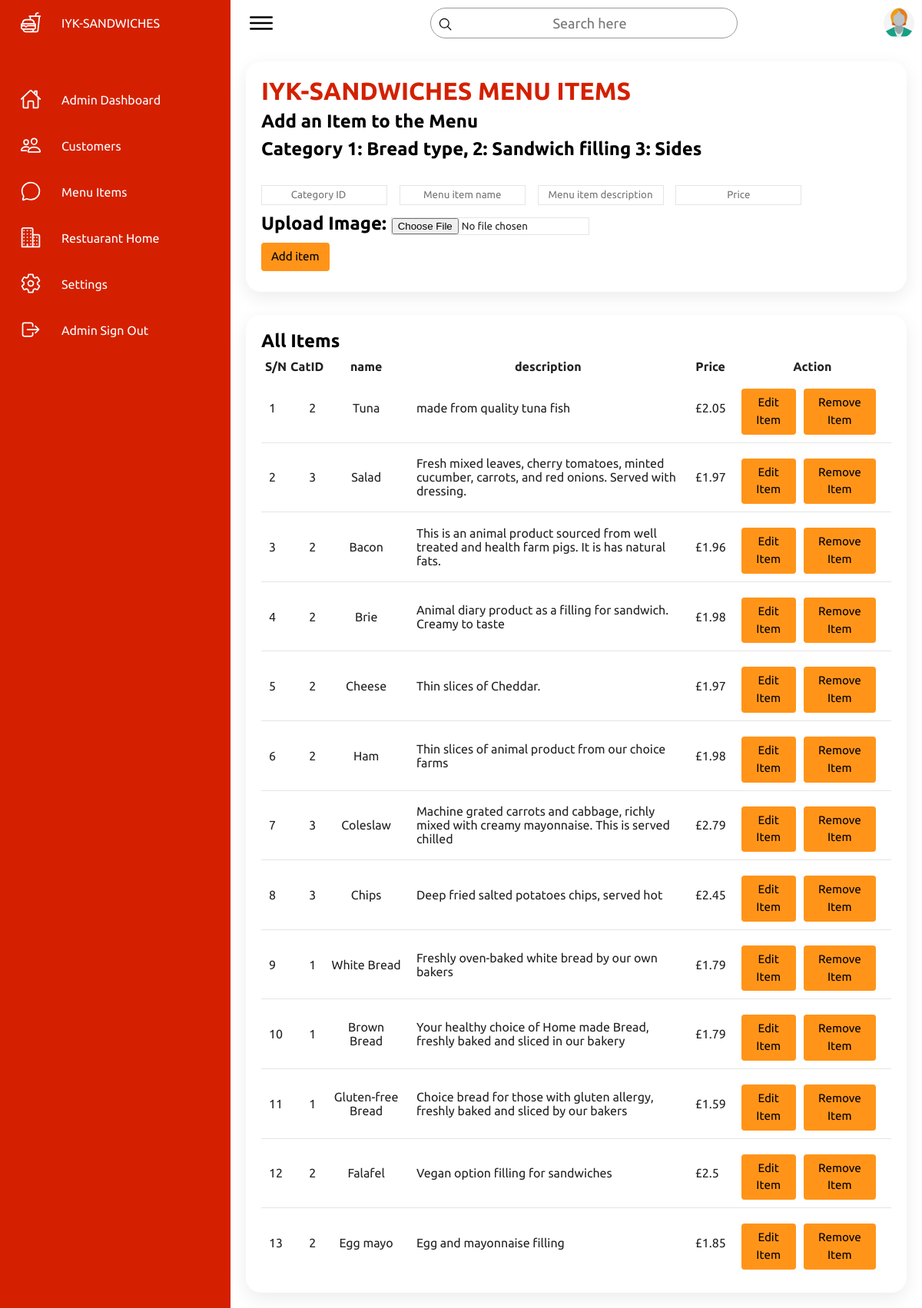
/admin/items (signed in), run on the app's committed database.
### tables this page shows
CREATE TABLE MenuItems (
    itemID INTEGER,
    catID INTEGER NOT NULL,
    name TEXT NOT NULL,
    description TEXT,
    price REAL, image_path TEXT,
    PRIMARY KEY(itemID),
    FOREIGN KEY(catID) REFERENCES Category(catID)
);

### app.py (the view)
@app.route("/admin/items", methods=["GET", "POST"])
@login_required
def menuItems():
    if request.method == "POST":
        catID = request.form.get("catID")
        if not catID:
            return redirect("/admin/items")
        try:
            catID = int(catID)
        except ValueError:
            return redirect("/admin/items")
        if catID < 1 or catID > 3:
            return redirect("/admin/items")
        name = request.form.get("name")
        if not name:
            return redirect("/admin/items")
        description = request.form.get("description")
        if not description:
            return redirect("/admin/items")
        price = request.form.get("price")
        try:
            price = float(price)
        except ValueError:
            return redirect("/admin/items")
        if price < 0:
            return redirect("/admin/items")
        file = request.files['image']
        if file and allowed_file(file.filename):
            filename = secure_filename(file.filename)
            filepath = os.path.join(app.config['UPLOAD_FOLDER'], filename)
            file.save(filepath)
            db.execute(
            "INSERT INTO MenuItems (catID, name, description, price, image_path) VALUES (?, ?, ?, ?, ?)", catID, name, description, price, filepath)
            flash('Menu item added successfully!', 'success')
        else:
            flash('Invalid file type. Please upload an image file.', 'error')
        return redirect("/admin/items")
    else:
        data = db.execute("SELECT * FROM MenuItems")
        return render_template("/admin/items.html", data=data)

### app.py (called while the page is built)
@app.after_request
def after_request(response):
    response.headers["Cache-Control"] = "no-cache, no-store, must-revalidate"
    response.headers["Expires"] = 0
    response.headers["Pragma"] = "no-cache"
    return response

@app.context_processor
def inject_total_items():
    total_items = len(set(session.get("basket", [])))  # Count unique items in the basket
    return {"total_items": total_items}

@app.context_processor
def inject_total_items():
    total_items = len(set(session.get("basket", [])))  # Count unique items in the basket
    return {"total_items": total_items}

### helpers.py (called while the page is built)
def login_required(f):
    @wraps(f)
    def decorated_function(*args, **kwargs):
        if session.get("user_id") is None:
            return redirect("/login")
        return f(*args, **kwargs)
    return decorated_function

### templates/admin/items.html (shortened to what this page needs)
{% extends "/admin/layout.html" %}
{% block main %}
<div class="details">
    <div class="addItems">
        <div class="cardHeader">
            <h1>IYK-SANDWICHES MENU ITEMS</h1>
        </div>
        <h2>Add an Item to the Menu</h2>
        <form action="/admin/items" enctype="multipart/form-data" method="post">
            <h2>Category 1: Bread type, 2: Sandwich filling 3: Sides<h2><br>
                    <div class="item-data">
                        <span>
                            <input name="catID" autocomplete="off" autofocus placeholder="Category ID" type="number"
                                min="1" max="3" required>
                        </span>
                        <span>
                            <input name="name" autocomplete="off" placeholder="Menu item name" type="text" required>
                        </span>
                        <span>
                            <input name="description" autocomplete="off" placeholder="Menu item description" type="text"
                                required>
                        </span>
                        <span>
                            <input name="price" autocomplete="off" placeholder="Price" type="text" min="1" required>
                        </span>
                    </div>
                    <div class="item-image">
                        <label for="image">Upload Image:</label>
                        <span>
                            <input type="file" name="image" required>
                        </span>
                    </div>
                    <button type="submit">Add item</button>
        </form>
    </div>
    <div class="recentOrders">
        <h2>All Items</h2>
        <table>
            <thead>
                <tr>
                    <th>S/N</th>
                    <th>CatID</th>
                    <th>name</th>
                    <th>description</th>
                    <th>Price</th>
                    <th>Action</th>
                </tr>
            </thead>
            <tbody>
                {% if data %}
                {% for entry in data %}
                <tr>
                    <td> {{ loop.index }} </td>
                    <td> {{ entry.catID }} </td>
                    <td> {{ entry.name }} </td>
                    <td> {{ entry.description }} </td>
                    <td> £{{ entry.price}} </td>
                    <td id="align">
                        <div class="btn">
                            <form action="/admin/edit" method="post" id="control-btns">
                                <button type="submit">Edit Item</button>
                            </form>
                            <form action="/removeItem" method="post" id="control-btns">
                                <button type="submit">Remove Item</button>
                            </form>
                        </div>
                    </td>
                </tr>
                {% endfor %}
                {% else %}
                <tr>
                    <td colspan="6">No entries found</td>
                </tr>
                {% endif %}
            </tbody>
        </table>
    </div>
</div>
{% endblock %}

### static/assets/css/style.css (style rules this page uses)
* { font-family: "Ubuntu", sans-serif; margin: 0; padding: 0; box-sizing: border-box; }
:root { --blue: #d42000; --white: #fff; --gray: #f5f5f5; --black1: #222; --black2: #999; --orange: #ff9419; }
body { min-height: 100vh; overflow-x: hidden; }
.details { position: relative; width: 100%; padding: 20px; display: grid; grid-template-columns: 3fr; grid-gap: 30px; }
.details .recentOrders { position: relative; display: grid; min-height: 500px; background: var(--white); padding: 20px; box-shadow: 0 7px 25px rgba(0, 0, 0, 0.08); border-radius: 20px; }
.details .addItems { position: relative; display: grid; height: 300px; background: var(--white); padding: 20px; box-shadow: 0 7px 25px rgba(0, 0, 0, 0.08); border-radius: 20px; }
.details .addItems form { font-weight: 600; }
.details .addItems input { color: var(--black1); border: 1px solid rgba(0, 0, 0, 0.1); }
.details .addItems .item-data { margin-bottom: 10px; }
.details .addItems .item-data span { justify-content:space-around; padding-right: 10px; }
.details .addItems .item-image { display:block; justify-content:space-around; padding-right: 10px; }
button, input[type="submit"] { background-color: var(--orange); border: 1px solid transparent; border-radius: 0.25rem; font-size: 0.95rem; font-weight: 400; line-height: 1.5; padding: 0.375rem 0.75rem; text-align: center; transition: color 0.15s ease-in-out, background-color 0.15s ease-in-out, border-color 0.15s ease-in-out, box-shadow 0.15s ease-in-out; vertical-align: middle; margin-top: 10px; }
input[type="text"], input[type="number"] { line-height: 1.8; width: 20%; text-align: center; }
.details .cardHeader { display: flex; justify-content: space-between; align-items: flex-start; }
.cardHeader h1 { font-weight: 600; color: var(--blue); }
.details table { width: 100%; border-collapse: collapse; margin-top: 10px; }
.details .recentOrders table tr { color: var(--black1); border-bottom: 1px solid rgba(0, 0, 0, 0.1); }
.details .recentOrders table tr:last-child { border-bottom: none; }
.details .recentOrders table tr td { padding: 10px; }
.details .recentOrders table tr td:last-child { text-align: end; }
.details .recentOrders table tr td:nth-child(2) { text-align: end; }
.details .recentOrders table tr td:nth-child(3) { text-align: center; }
.details .recentOrders .btn { display:inline-flex; }
.details .recentOrders .btn button { margin-right: 10px; }

### data on the page
MenuItems: catID "2", name "Tuna", description "made from quality tuna fish", price "2.05"
MenuItems: catID "3", name "Salad", description "Fresh mixed leaves, cherry tomatoes, minted cucumber, carrots, and red onions. Served with dressing.", price "1.97"
MenuItems: catID "2", name "Bacon", description "This is an animal product sourced from well treated and health farm pigs. It is has natural fats.", price "1.96"
MenuItems: catID "2", name "Brie", description "Animal diary product as a filling for sandwich. Creamy to taste", price "1.98"
MenuItems: catID "2", name "Cheese", description "Thin slices of Cheddar.", price "1.97"
MenuItems: catID "2", name "Ham", description "Thin slices of animal product from our choice farms", price "1.98"
MenuItems: catID "3", name "Coleslaw", description "Machine grated carrots and cabbage, richly mixed with creamy mayonnaise. This is served chilled", price "2.79"
MenuItems: catID "3", name "Chips", description "Deep fried salted potatoes chips, served hot", price "2.45"
MenuItems: catID "1", name "White Bread", description "Freshly oven-baked white bread by our own bakers", price "1.79"
MenuItems: catID "1", name "Brown Bread", description "Your healthy choice of Home made Bread, freshly baked and sliced in our bakery", price "1.79"
MenuItems: catID "1", name "Gluten-free Bread", description "Choice bread for those with gluten allergy, freshly baked and sliced by our bakers", price "1.59"
MenuItems: catID "2", name "Falafel", description "Vegan option filling for sandwiches", price "2.5"
MenuItems: catID "2", name "Egg mayo", description "Egg and mayonnaise filling", price "1.85"
